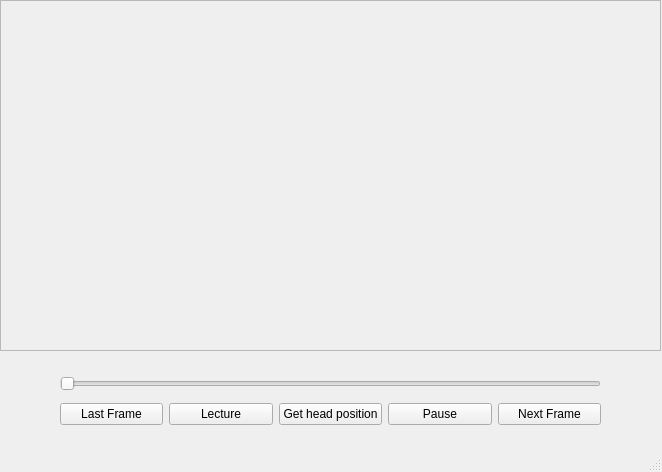
<?xml version="1.0" encoding="UTF-8"?>
<ui version="4.0">
 <class>MainWindow</class>
 <widget class="QMainWindow" name="MainWindow">
  <property name="geometry">
   <rect>
    <x>0</x>
    <y>0</y>
    <width>662</width>
    <height>472</height>
   </rect>
  </property>
  <property name="windowTitle">
   <string>MainWindow</string>
  </property>
  <widget class="QWidget" name="MainWindows">
   <property name="minimumSize">
    <size>
     <width>662</width>
     <height>431</height>
    </size>
   </property>
   <property name="maximumSize">
    <size>
     <width>662</width>
     <height>16777215</height>
    </size>
   </property>
   <widget class="QFrame" name="frame">
    <property name="geometry">
     <rect>
      <x>0</x>
      <y>0</y>
      <width>661</width>
      <height>351</height>
     </rect>
    </property>
    <property name="frameShape">
     <enum>QFrame::StyledPanel</enum>
    </property>
    <property name="frameShadow">
     <enum>QFrame::Raised</enum>
    </property>
   </widget>
   <widget class="QWidget" name="">
    <property name="geometry">
     <rect>
      <x>60</x>
      <y>370</y>
      <width>541</width>
      <height>61</height>
     </rect>
    </property>
    <layout class="QVBoxLayout" name="menu">
     <item>
      <widget class="QSlider" name="slider">
       <property name="orientation">
        <enum>Qt::Horizontal</enum>
       </property>
      </widget>
     </item>
     <item>
      <layout class="QHBoxLayout" name="buttons">
       <item>
        <widget class="QPushButton" name="lastFrame">
         <property name="text">
          <string>Last Frame</string>
         </property>
        </widget>
       </item>
       <item>
        <widget class="QPushButton" name="read">
         <property name="text">
          <string>Lecture</string>
         </property>
        </widget>
       </item>
       <item>
        <widget class="QPushButton" name="headPosition">
         <property name="text">
          <string>Get head position</string>
         </property>
        </widget>
       </item>
       <item>
        <widget class="QPushButton" name="pause">
         <property name="text">
          <string>Pause</string>
         </property>
        </widget>
       </item>
       <item>
        <widget class="QPushButton" name="nextFrame">
         <property name="text">
          <string>Next Frame</string>
         </property>
        </widget>
       </item>
      </layout>
     </item>
    </layout>
   </widget>
   <zorder>read</zorder>
   <zorder>nextFrame</zorder>
   <zorder>headPosition</zorder>
   <zorder>lastFrame</zorder>
   <zorder>pause</zorder>
   <zorder>frame</zorder>
   <zorder>slider</zorder>
   <zorder>verticalLayoutWidget</zorder>
  </widget>
  <widget class="QStatusBar" name="statusbar"/>
  <widget class="QMenuBar" name="menubar">
   <property name="geometry">
    <rect>
     <x>0</x>
     <y>0</y>
     <width>662</width>
     <height>21</height>
    </rect>
   </property>
  </widget>
 </widget>
 <resources/>
 <connections/>
</ui>
